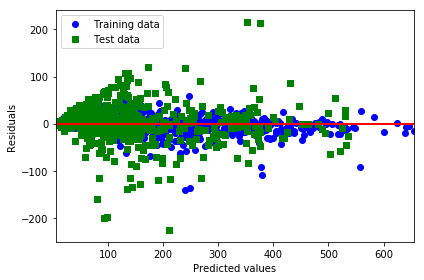

This chart was generated by the following Python code:

# coding: utf-8

# In[1]:

# Do not modify
import pandas as pd
import numpy as np
import matplotlib.pyplot as plt
from IPython.display import Image

# inline plotting instead of popping out
df = pd.read_csv(
    'http://archive.ics.uci.edu/ml/machine-learning-databases/00381/PRSA_data_2010.1.1-2014.12.31.csv',
    sep=',')
df.head()


# In[2]:

# Do not modify
df = df.drop(['cbwd'], axis=1)  # drop non-scalar feature
df = df.dropna(axis=0, how='any')  # drop samples who has nan feature
df.head()


# In[3]:

# Do not modify
idx = np.logical_or(
    np.logical_and(df['year'].values == 2014, df['month'].values < 3),
    np.logical_and(df['year'].values == 2013, df['month'].values == 12))
X = df.loc[idx].drop('pm2.5', axis=1)
y = df.loc[idx]['pm2.5'].values
X.head()


# In[4]:

# define a function for residual plot
def residual_plot(y_train, y_train_pred, y_test, y_test_pred):
  # Residual plot
  plt.scatter(
      y_train_pred,
      y_train_pred - y_train,
      c='blue',
      marker='o',
      label='Training data')
  plt.scatter(
      y_test_pred,
      y_test_pred - y_test,
      c='green',
      marker='s',
      label='Test data')

  plt.xlabel('Predicted values')
  plt.ylabel('Residuals')
  plt.legend(loc='upper left')
  xmin = min(y_train_pred.min(), y_test_pred.min())
  xmax = max(y_train_pred.max(), y_test_pred.max())
  plt.hlines(y=0, xmin=xmin, xmax=xmax, lw=2, color='red')
  plt.xlim([xmin, xmax])
  plt.tight_layout()
  plt.show()


# In[5]:

# select features and train model by yourself
from sklearn.model_selection import train_test_split
from sklearn.preprocessing import StandardScaler
from sklearn.metrics import r2_score
from sklearn.metrics import mean_squared_error
from sklearn.linear_model import LinearRegression
from sklearn.preprocessing import PolynomialFeatures
from sklearn.ensemble import RandomForestRegressor
import itertools

X_train, X_test, y_train, y_test = train_test_split(
    X, y, test_size=0.3, random_state=0)

print('#Training data points: %d' % X_train.shape[0])
print('#Testing data points: %d' % X_test.shape[0])

# Standardization
sc = StandardScaler()
sc.fit(X_train)
X_train = sc.transform(X_train)
X_test = sc.transform(X_test)
print(X_train.shape)
print(X_test.shape)
print('[Linear]')
print('#Features: %d' % X_train.shape[1])
# regr = LinearRegression()
regr = RandomForestRegressor(
    n_estimators=1000, criterion='mse', random_state=1, n_jobs=-1)
regr = regr.fit(X_train, y_train)
y_train_pred = regr.predict(X_train)
y_test_pred = regr.predict(X_test)
print('MSE train: %.2f, test: %.2f' %
      (mean_squared_error(y_train, y_train_pred),
       mean_squared_error(y_test, y_test_pred)))
print('R^2 train: %.2f, test: %.2f' % (r2_score(y_train, y_train_pred),
                                       r2_score(y_test, y_test_pred)))
residual_plot(y_train, y_train_pred, y_test, y_test_pred)


# In[ ]:
